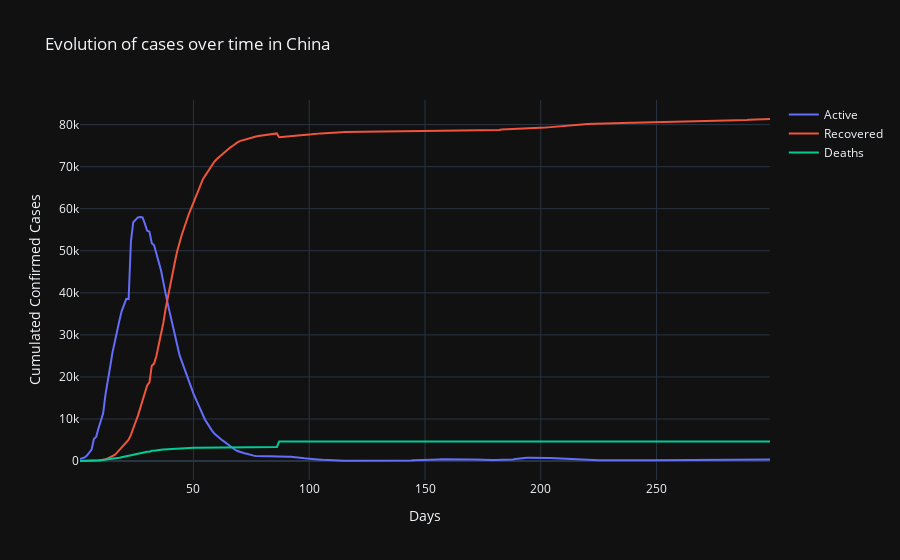

Notebook code for this chart:
### Code cell
fig = go.Figure()#底層
fig.add_trace(go.Scatter(x = cov_time['days'], y = cov_time['Active_case'],mode ='lines',name = 'Active'))
fig.add_trace(go.Scatter(x = cov_time['days'], y = cov_time['Recovered'],mode ='lines',name = 'Recovered'))
fig.add_trace(go.Scatter(x = cov_time['days'], y = cov_time['Deaths'],mode ='lines',name = 'Deaths'))
fig.update_layout(
    title = 'Evolution of cases over time in China',
    template='plotly_dark',
    yaxis_title = 'Cumulated Confirmed Cases',# add y label name
    xaxis_title = 'Days'#add x label name
)

### Figure 1 — Plotly figure (JSON) as saved in the notebook; plotly's stock layout.template omitted (floating-point values rounded to 4 significant figures; data arrays with more than 128 entries replaced by an {"elided": "..."} marker saying what was removed)
{"data": [{"mode": "lines", "name": "Active", "type": "scatter", "x": {"elided": "299 int values"}, "y": {"elided": "299 int values"}}, {"mode": "lines", "name": "Recovered", "type": "scatter", "x": {"elided": "299 int values"}, "y": {"elided": "299 int values"}}, {"mode": "lines", "name": "Deaths", "type": "scatter", "x": {"elided": "299 int values"}, "y": {"elided": "299 int values"}}], "layout": {"title": {"text": "Evolution of cases over time in China"}, "xaxis": {"title": {"text": "Days"}}, "yaxis": {"title": {"text": "Cumulated Confirmed Cases"}}}}
